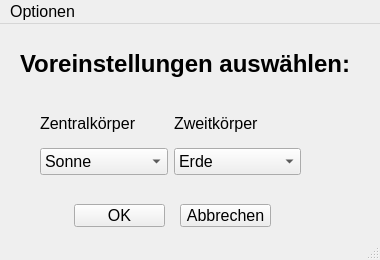
<?xml version="1.0" encoding="UTF-8"?>
<ui version="4.0">
 <class>MainWindow</class>
 <widget class="QMainWindow" name="MainWindow">
  <property name="geometry">
   <rect>
    <x>0</x>
    <y>0</y>
    <width>380</width>
    <height>260</height>
   </rect>
  </property>
  <property name="sizePolicy">
   <sizepolicy hsizetype="Fixed" vsizetype="Fixed">
    <horstretch>0</horstretch>
    <verstretch>0</verstretch>
   </sizepolicy>
  </property>
  <property name="minimumSize">
   <size>
    <width>380</width>
    <height>260</height>
   </size>
  </property>
  <property name="maximumSize">
   <size>
    <width>380</width>
    <height>260</height>
   </size>
  </property>
  <property name="font">
   <font>
    <pointsize>12</pointsize>
   </font>
  </property>
  <property name="windowTitle">
   <string>Voreinstellungen</string>
  </property>
  <widget class="QWidget" name="centralwidget">
   <widget class="QLabel" name="label_17">
    <property name="geometry">
     <rect>
      <x>20</x>
      <y>20</y>
      <width>351</width>
      <height>41</height>
     </rect>
    </property>
    <property name="text">
     <string>&lt;html&gt;&lt;head/&gt;&lt;body&gt;&lt;p&gt;&lt;span style=&quot; font-size:18pt; font-weight:600;&quot;&gt;Voreinstellungen auswählen:&lt;/span&gt;&lt;/p&gt;&lt;/body&gt;&lt;/html&gt;</string>
    </property>
   </widget>
   <widget class="QWidget" name="gridLayoutWidget">
    <property name="geometry">
     <rect>
      <x>40</x>
      <y>80</y>
      <width>261</width>
      <height>71</height>
     </rect>
    </property>
    <layout class="QGridLayout" name="gridLayout">
     <item row="2" column="0">
      <widget class="QComboBox" name="choice_central">
       <item>
        <property name="text">
         <string>Sonne</string>
        </property>
       </item>
       <item>
        <property name="text">
         <string>Erde</string>
        </property>
       </item>
       <item>
        <property name="text">
         <string>Mond</string>
        </property>
       </item>
      </widget>
     </item>
     <item row="2" column="1">
      <widget class="QComboBox" name="choice_sat">
       <item>
        <property name="text">
         <string>Erde</string>
        </property>
       </item>
       <item>
        <property name="text">
         <string>Mond</string>
        </property>
       </item>
       <item>
        <property name="text">
         <string>Sputnik 2</string>
        </property>
       </item>
      </widget>
     </item>
     <item row="0" column="0">
      <widget class="QLabel" name="label">
       <property name="text">
        <string>Zentralkörper</string>
       </property>
      </widget>
     </item>
     <item row="0" column="1">
      <widget class="QLabel" name="label_2">
       <property name="text">
        <string>Zweitkörper</string>
       </property>
      </widget>
     </item>
    </layout>
   </widget>
   <widget class="QPushButton" name="b_ok">
    <property name="geometry">
     <rect>
      <x>74</x>
      <y>180</y>
      <width>91</width>
      <height>23</height>
     </rect>
    </property>
    <property name="text">
     <string>OK</string>
    </property>
   </widget>
   <widget class="QPushButton" name="b_cancel">
    <property name="geometry">
     <rect>
      <x>180</x>
      <y>180</y>
      <width>91</width>
      <height>23</height>
     </rect>
    </property>
    <property name="text">
     <string>Abbrechen</string>
    </property>
   </widget>
  </widget>
  <widget class="QMenuBar" name="menubar">
   <property name="geometry">
    <rect>
     <x>0</x>
     <y>0</y>
     <width>380</width>
     <height>27</height>
    </rect>
   </property>
   <widget class="QMenu" name="menuOptionen">
    <property name="title">
     <string>Optionen</string>
    </property>
    <addaction name="actionVerlassen"/>
   </widget>
   <addaction name="menuOptionen"/>
  </widget>
  <widget class="QStatusBar" name="statusbar"/>
  <action name="actionVerlassen">
   <property name="text">
    <string>Verlassen</string>
   </property>
   <property name="shortcut">
    <string>Ctrl+Q</string>
   </property>
  </action>
 </widget>
 <resources/>
 <connections/>
</ui>
